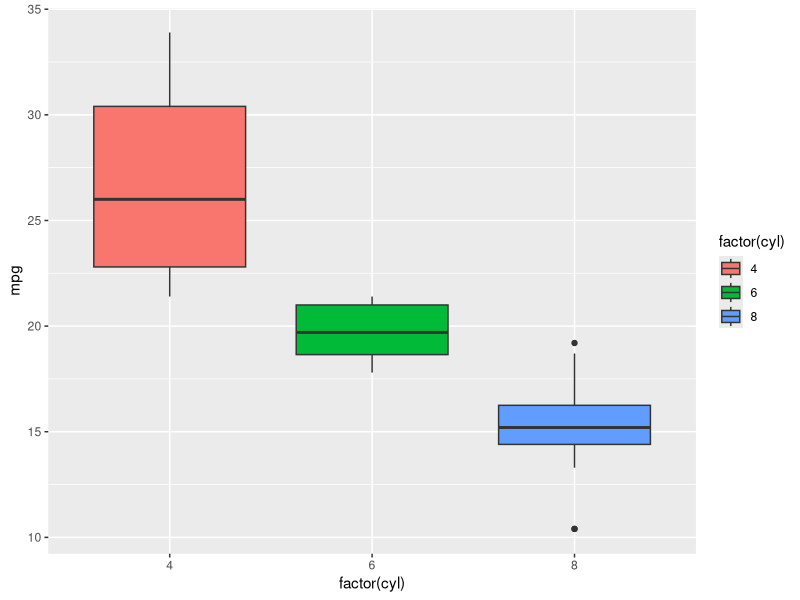

Here is the R script that generated this plot:
library(ggplot2)

df <- mtcars

pl <- ggplot(df, aes(x = factor(cyl), y= mpg))

#pl + geom_boxplot() + coord_flip() # change the coordinates
pl + geom_boxplot(aes(fill = factor(cyl)))
#X-axis value should be continuous
# box plot are useful to detect the how many outlier in you data
